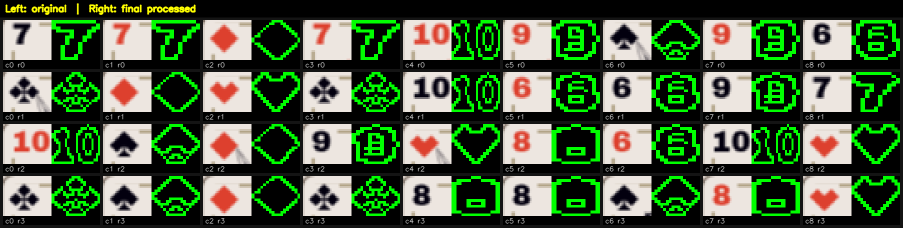
#> input picture final_processed_slots_grid.png, 1806 x 456 px (shown at 1/2 size)
$ python -i card_detector.py   (imports and definitions only)
#> lines starting #> are read from the running program, lines starting #| are printed output that depends on the picture
#!/usr/bin/env python3
"""Detect EXAPUNKS solitaire cards from visible peek strips."""

from __future__ import annotations

import argparse
import json
from pathlib import Path
from typing import Dict, List, Tuple

import cv2
import numpy as np
from PIL import ImageGrab

from calibrate import run_calibration
from card_encoding import CARD_TO_CODE, decode_code

CONFIG_PATH = Path("board_config.json")
TEMPLATES_DIR = Path("templates")


class CardDetector:
    """Basic template-matching detector over peek strips for all 9x4 board slots."""

    def __init__(
        self,
        config_path: Path = CONFIG_PATH,
        templates_dir: Path = TEMPLATES_DIR,
        min_score: float = 0.65,
        red_ratio_threshold: float = 0.04,
        resolve_debug: bool = False,
    ):
        self.config_path = config_path
        self.templates_dir = templates_dir
        self.min_score = min_score
        self.red_ratio_threshold = red_ratio_threshold
        self.resolve_debug = resolve_debug
        self.config = self._load_config(config_path)
        self.templates = self._load_templates(templates_dir)

    @staticmethod
    def _load_config(path: Path) -> Dict[str, object]:
        if not path.exists():
            raise FileNotFoundError(f"Missing config: {path}. Run calibrate.py first.")
        with path.open("r", encoding="utf-8") as f:
            return json.load(f)

    # [27 lines left out: functions _prep_gray, _base_template_label, _next_variant_path, not called in this run]

    def _load_templates(self, templates_dir: Path) -> List[Tuple[str, str, np.ndarray]]:
        if not templates_dir.exists():
            raise FileNotFoundError(f"Missing templates dir: {templates_dir}")

        templates: List[Tuple[str, str, np.ndarray]] = []
        for file_path in sorted(templates_dir.glob("*.png")):
            raw_label = file_path.stem.lower()
            base_label = self._base_template_label(raw_label)
            if base_label is None:
                continue
            img = cv2.imread(str(file_path))
            if img is None:
                continue
            templates.append((raw_label, base_label, self._prep_gray(img)))

        if not templates:
            raise RuntimeError("No valid templates found. Run capture_templates.py first.")

        return templates

    # [13 lines left out: functions capture_screen_bgr, _crop_slot, not called in this run]

    @staticmethod
    def _is_numbered_label(label: str) -> bool:
        return len(label) >= 2 and label[-1] in {"r", "b"} and label[:-1].isdigit()

    @staticmethod
    def _numbered_rank(label: str) -> str:
        return label[:-1]

    @staticmethod
    def _is_face_label(label: str) -> bool:
        return len(label) == 2 and label[0] in {"j", "q", "k", "a"} and label[1] in {"h", "d", "c", "s"}

    # [36 lines left out: functions _face_label_color, _match_score, _infer_number_color, not called in this run]

    @staticmethod
    def _opposite_color(color: str) -> str:
        return "b" if color == "r" else "r"

    # [336 lines left out: functions _max_label_count, _slot_candidates, detect_slot, _resolve_duplicate_labels, detect_board, _save_feedback_exemplar and 4 more, not called in this run]


def _print_matrix(title: str, matrix: np.ndarray) -> None:
    print(f"\n{title}")
    print(matrix)


# [18 lines left out: functions _print_labels, _print_decoded, _print_color_labels, not called in this run]


def _print_red_ratios(red_ratios: np.ndarray) -> None:
    print("\nRed Ratios (col x row):")
    print(np.array2string(red_ratios, precision=3, suppress_small=False))


# [65 lines left out: function main, not called in this run]


# [2 lines not run here, left out]

>>> import cv2
>>> picture = cv2.imread('final_processed_slots_grid.png', cv2.IMREAD_GRAYSCALE)
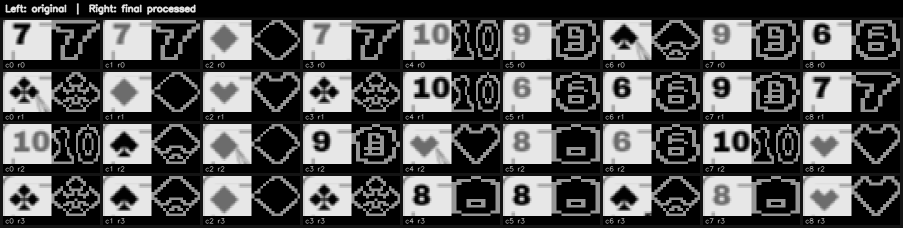
#> picture: shape (456, 1806) (shown at 1/2 size); min 0, max 231, mean 87.3
>>> result = CardDetector().detect_slot(picture)
#> (reads board_config.json from the repository)
#> (the run stopped early here; a loop or call above may not have finished)
